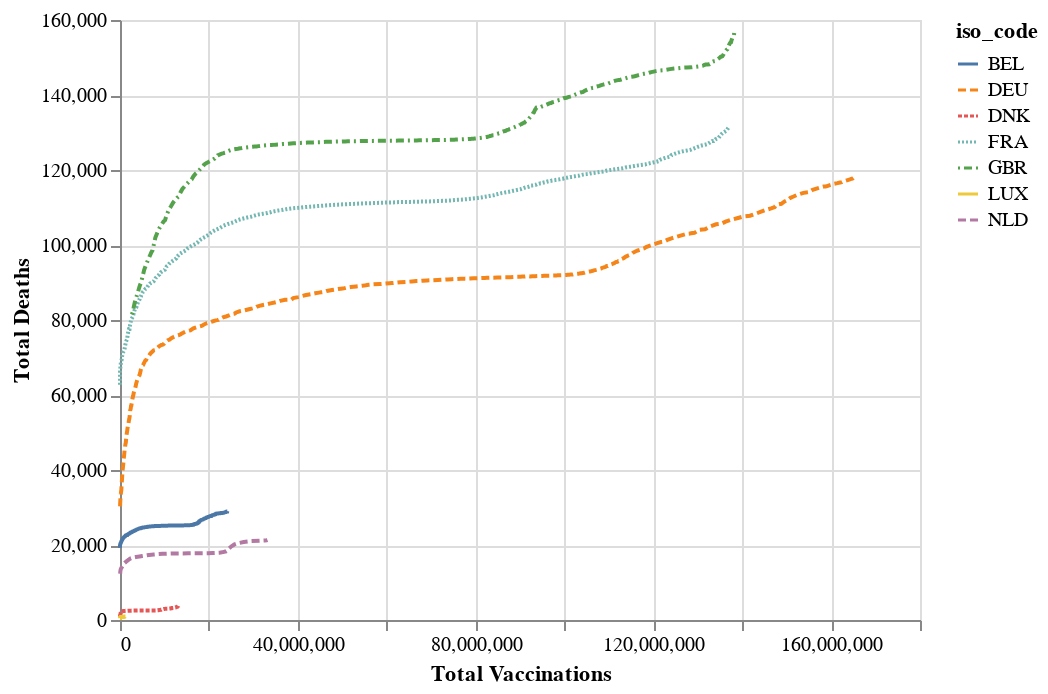

Source (notebook cell):
### Code cell
alt.Chart(final_df).mark_line().encode(
    x=alt.X('total_vaccinations', title='Total Vaccinations'),
    y=alt.Y('total_deaths', title='Total Deaths'),
    color='iso_code',
    strokeDash='iso_code',
    tooltip=['total_deaths', 'total_vaccinations'] )

### Figure 1 — Vega-Lite specification as saved in the notebook (floating-point values rounded to 4 significant figures; data arrays with more than 128 entries replaced by an {"elided": "..."} marker saying what was removed)
{"config": {"view": {"continuousWidth": 400, "continuousHeight": 300}}, "data": {"name": "data-446a3c87546117a2b981be243d181c45"}, "mark": "line", "encoding": {"color": {"field": "iso_code", "type": "nominal"}, "strokeDash": {"field": "iso_code", "type": "nominal"}, "tooltip": [{"field": "total_deaths", "type": "quantitative"}, {"field": "total_vaccinations", "type": "quantitative"}], "x": {"field": "total_vaccinations", "title": "Total Vaccinations", "type": "quantitative"}, "y": {"field": "total_deaths", "title": "Total Deaths", "type": "quantitative"}}, "$schema": "https://vega.github.io/schema/vega-lite/v4.17.0.json", "datasets": {"data-446a3c87546117a2b981be243d181c45": {"elided": "2425 records"}}}
